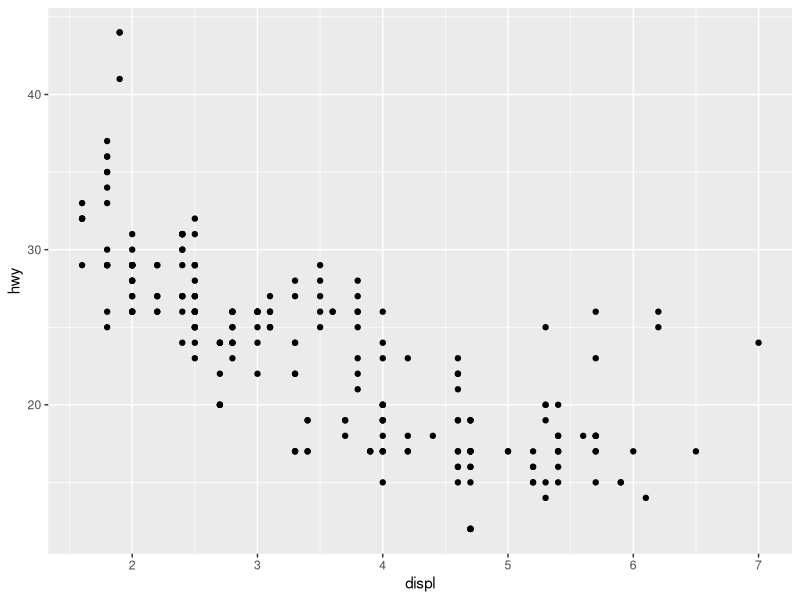
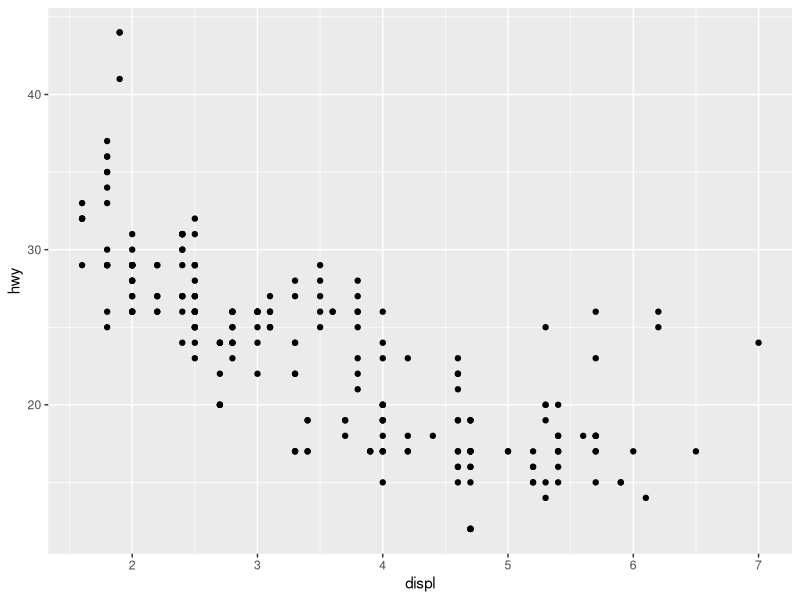
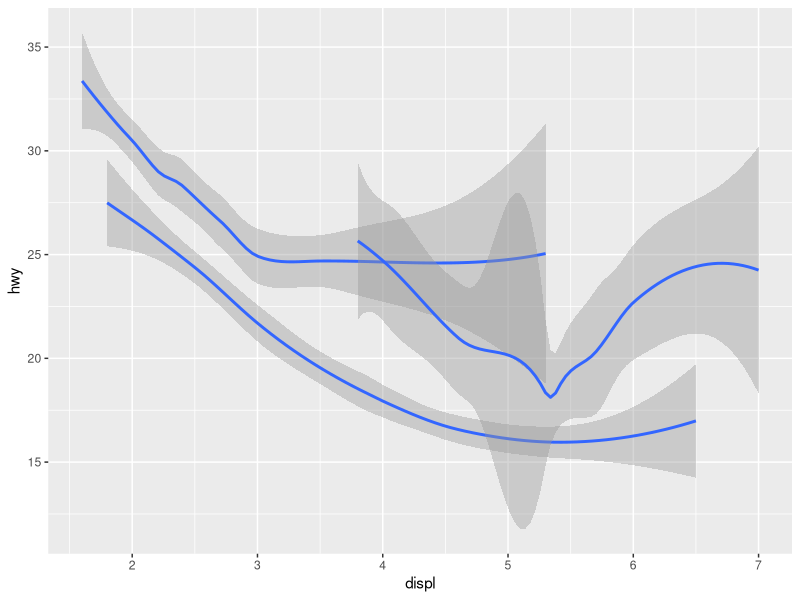
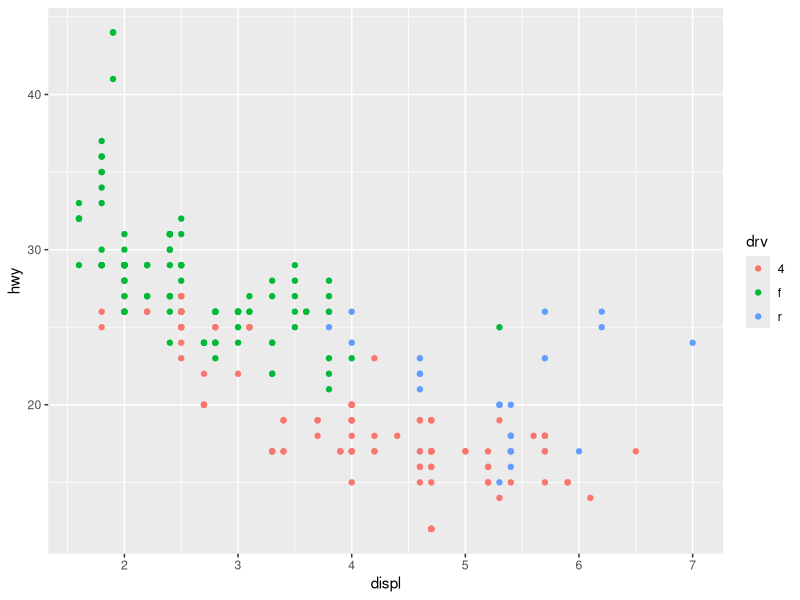
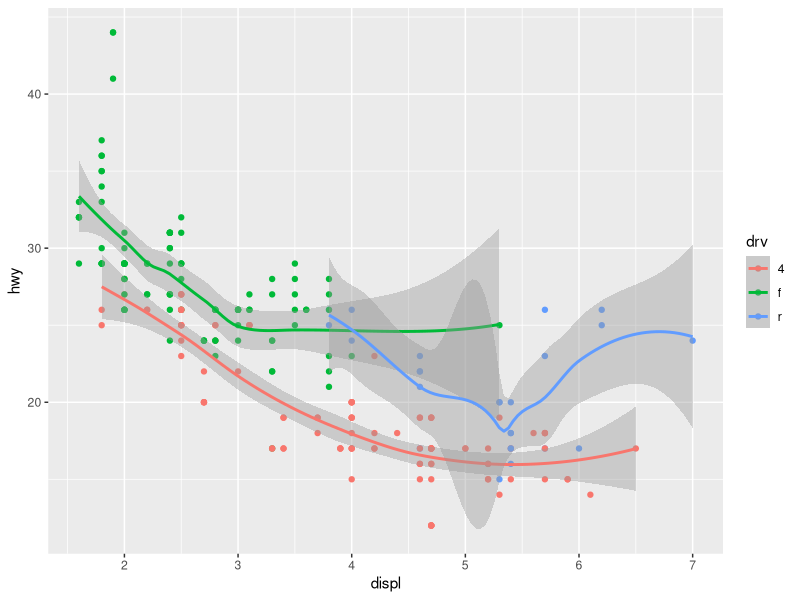
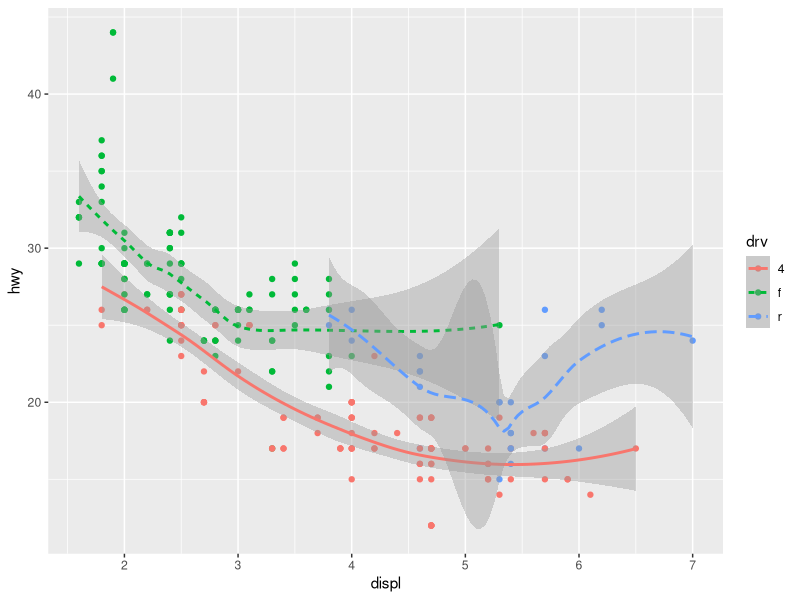
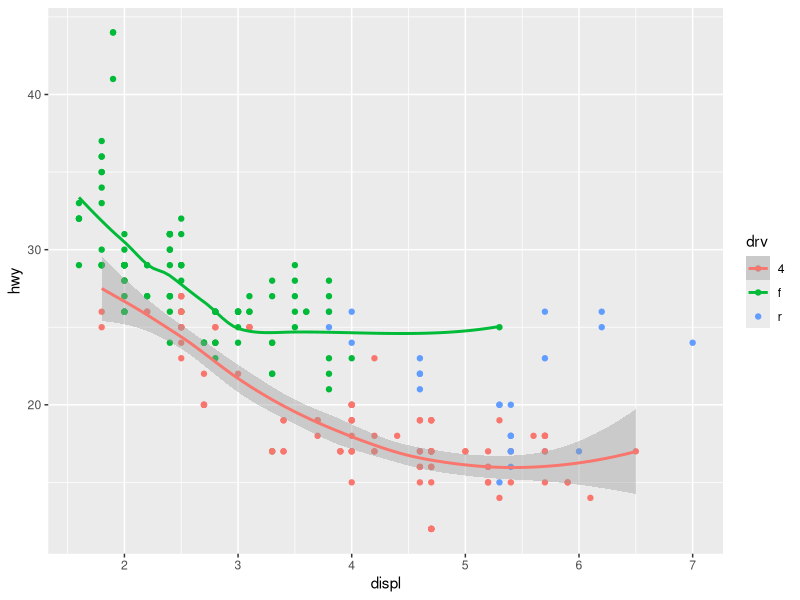
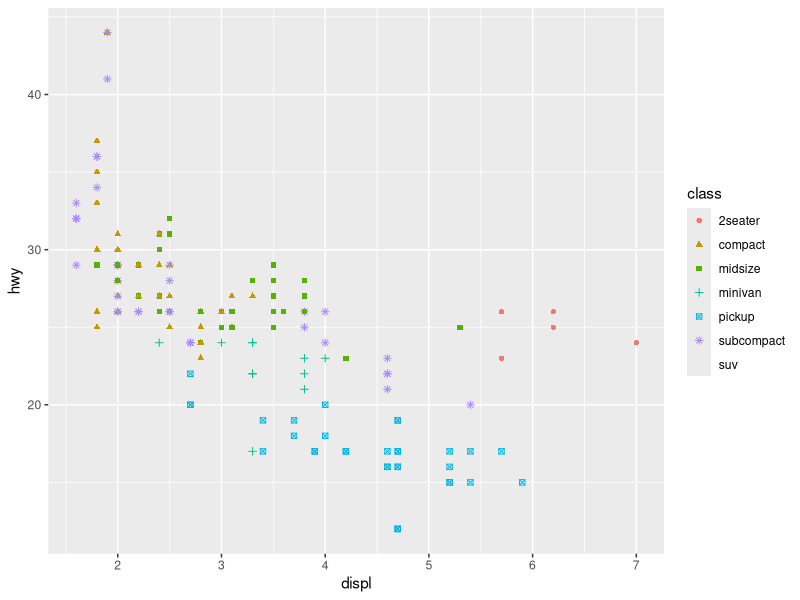

The R source for these figures, in order:
# ggplot intro

# general form
# ggplot(data = <DATA>) + <GEOM_FUNC>(mapping = aes(<MAPPING>))

library(tidyverse)

# mpg
# ?mpg

# with only data specified
ggplot(data=mpg) +
  geom_point(mapping = aes(x=displ, y=hwy))

# with mapping inherited
ggplot(data=mpg, mapping=aes(x=displ, y=hwy)) +
  geom_point()

ggplot(data=mpg, mapping=aes(x=displ, y=hwy)) +
  geom_smooth(mapping = aes(group =drv))

ggplot(data=mpg, mapping=aes(x=displ, y=hwy, color=drv)) +
  geom_point()

ggplot(data=mpg, mapping=aes(x=displ, y=hwy, color=drv)) +
  geom_point() +
  geom_smooth()

ggplot(data=mpg, mapping=aes(x=displ, y=hwy, color=drv)) +
  geom_point() +
  geom_smooth(mapping = aes(linetype=drv))

# smooth line for specific data
ggplot(data=mpg, mapping=aes(x=displ, y=hwy, color=drv)) +
  geom_point() +
  geom_smooth(data=filter(mpg, drv=="4")) +
  geom_smooth(data=filter(mpg, drv=="f"), se=FALSE)


# shape and class
ggplot(data=mpg, mapping=aes(x=displ, y=hwy)) +
  geom_point(mapping=aes(shape=class, color=class))

# size and class
ggplot(data=mpg, mapping=aes(x=displ, y=hwy)) +
  geom_point(mapping=aes(size=cyl,color=class))

# x, y, alpha, colour, fill, group, shape, size, stroke
ggplot(data=mpg, mapping=aes(x=displ, y=hwy)) +
  geom_point(mapping=aes(size=displ))

# color as factor or bool
ggplot(data=mpg, mapping=aes(x=displ, y=hwy)) +
  geom_point(mapping=aes(color=factor(displ)))  # color=displ<5


# ---------------------------------------------

# facets
ggplot(data=mpg, mapping=aes(x=displ, y=hwy)) +
  geom_point() +
  facet_wrap(~class, nrow=2)

ggplot(data=mpg, mapping=aes(x=displ, y=hwy)) +
  geom_point(mapping=aes(color=class)) +
  facet_wrap(~class)

ggplot(data=mpg, mapping=aes(x=displ, y=hwy)) +
  geom_point(mapping=aes(color=class)) +
  facet_wrap(~trans)

ggplot(data=mpg, mapping=aes(x=displ, y=hwy)) +
  geom_point(mapping=aes(color=class)) +
  facet_grid(drv ~ cyl)

ggplot(data=mpg, mapping=aes(x=displ, y=hwy)) +
  geom_point(mapping=aes(color=class)) +
  facet_grid(. ~ cyl)

